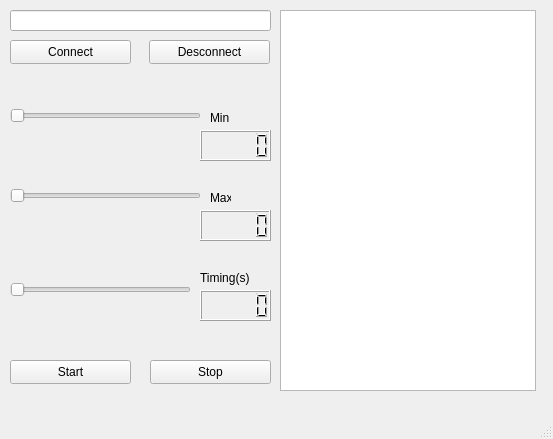
<?xml version="1.0" encoding="UTF-8"?>
<ui version="4.0">
 <class>MainWindow</class>
 <widget class="QMainWindow" name="MainWindow">
  <property name="geometry">
   <rect>
    <x>0</x>
    <y>0</y>
    <width>553</width>
    <height>439</height>
   </rect>
  </property>
  <property name="windowTitle">
   <string>MainWindow</string>
  </property>
  <widget class="QWidget" name="centralwidget">
   <widget class="QSlider" name="horizontalSliderEventoMin">
    <property name="geometry">
     <rect>
      <x>10</x>
      <y>100</y>
      <width>191</width>
      <height>31</height>
     </rect>
    </property>
    <property name="orientation">
     <enum>Qt::Horizontal</enum>
    </property>
   </widget>
   <widget class="QLCDNumber" name="lcdNumberEventoMin">
    <property name="geometry">
     <rect>
      <x>200</x>
      <y>130</y>
      <width>71</width>
      <height>31</height>
     </rect>
    </property>
   </widget>
   <widget class="QTextBrowser" name="textBrowser">
    <property name="geometry">
     <rect>
      <x>280</x>
      <y>10</y>
      <width>256</width>
      <height>381</height>
     </rect>
    </property>
   </widget>
   <widget class="QLCDNumber" name="lcdNumberEventoMax">
    <property name="geometry">
     <rect>
      <x>200</x>
      <y>210</y>
      <width>71</width>
      <height>31</height>
     </rect>
    </property>
   </widget>
   <widget class="QSlider" name="horizontalSliderEventoMax">
    <property name="geometry">
     <rect>
      <x>10</x>
      <y>180</y>
      <width>191</width>
      <height>31</height>
     </rect>
    </property>
    <property name="orientation">
     <enum>Qt::Horizontal</enum>
    </property>
   </widget>
   <widget class="QPushButton" name="pushButtonConnect">
    <property name="geometry">
     <rect>
      <x>10</x>
      <y>40</y>
      <width>121</width>
      <height>24</height>
     </rect>
    </property>
    <property name="text">
     <string>Connect</string>
    </property>
   </widget>
   <widget class="QPushButton" name="pushButtonDesconnect">
    <property name="geometry">
     <rect>
      <x>149</x>
      <y>40</y>
      <width>121</width>
      <height>24</height>
     </rect>
    </property>
    <property name="text">
     <string>Desconnect</string>
    </property>
   </widget>
   <widget class="QPushButton" name="pushButtonStart">
    <property name="geometry">
     <rect>
      <x>10</x>
      <y>360</y>
      <width>121</width>
      <height>24</height>
     </rect>
    </property>
    <property name="text">
     <string>Start</string>
    </property>
   </widget>
   <widget class="QPushButton" name="pushButtonStop">
    <property name="geometry">
     <rect>
      <x>150</x>
      <y>360</y>
      <width>121</width>
      <height>24</height>
     </rect>
    </property>
    <property name="text">
     <string>Stop</string>
    </property>
   </widget>
   <widget class="QSlider" name="horizontalSliderTiming">
    <property name="geometry">
     <rect>
      <x>10</x>
      <y>280</y>
      <width>181</width>
      <height>20</height>
     </rect>
    </property>
    <property name="maximum">
     <number>10</number>
    </property>
    <property name="orientation">
     <enum>Qt::Horizontal</enum>
    </property>
   </widget>
   <widget class="QLabel" name="labelMin">
    <property name="geometry">
     <rect>
      <x>210</x>
      <y>110</y>
      <width>21</width>
      <height>16</height>
     </rect>
    </property>
    <property name="text">
     <string>Min</string>
    </property>
   </widget>
   <widget class="QLabel" name="labelMax">
    <property name="geometry">
     <rect>
      <x>210</x>
      <y>190</y>
      <width>21</width>
      <height>16</height>
     </rect>
    </property>
    <property name="text">
     <string>Max</string>
    </property>
   </widget>
   <widget class="QLabel" name="labelTiming">
    <property name="geometry">
     <rect>
      <x>200</x>
      <y>270</y>
      <width>51</width>
      <height>16</height>
     </rect>
    </property>
    <property name="text">
     <string>Timing(s)</string>
    </property>
   </widget>
   <widget class="QLineEdit" name="lineEditIP">
    <property name="geometry">
     <rect>
      <x>10</x>
      <y>10</y>
      <width>261</width>
      <height>21</height>
     </rect>
    </property>
   </widget>
   <widget class="QLCDNumber" name="lcdNumberEventoTiming">
    <property name="geometry">
     <rect>
      <x>200</x>
      <y>290</y>
      <width>71</width>
      <height>31</height>
     </rect>
    </property>
   </widget>
  </widget>
  <widget class="QMenuBar" name="menubar">
   <property name="geometry">
    <rect>
     <x>0</x>
     <y>0</y>
     <width>553</width>
     <height>21</height>
    </rect>
   </property>
  </widget>
  <widget class="QStatusBar" name="statusbar"/>
 </widget>
 <resources/>
 <connections>
  <connection>
   <sender>horizontalSliderEventoMin</sender>
   <signal>valueChanged(int)</signal>
   <receiver>lcdNumberEventoMin</receiver>
   <slot>display(int)</slot>
   <hints>
    <hint type="sourcelabel">
     <x>200</x>
     <y>151</y>
    </hint>
    <hint type="destinationlabel">
     <x>270</x>
     <y>181</y>
    </hint>
   </hints>
  </connection>
  <connection>
   <sender>horizontalSliderEventoMax</sender>
   <signal>valueChanged(int)</signal>
   <receiver>lcdNumberEventoMax</receiver>
   <slot>display(int)</slot>
   <hints>
    <hint type="sourcelabel">
     <x>153</x>
     <y>213</y>
    </hint>
    <hint type="destinationlabel">
     <x>220</x>
     <y>249</y>
    </hint>
   </hints>
  </connection>
  <connection>
   <sender>horizontalSliderTiming</sender>
   <signal>valueChanged(int)</signal>
   <receiver>lcdNumberEventoTiming</receiver>
   <slot>display(int)</slot>
   <hints>
    <hint type="sourcelabel">
     <x>166</x>
     <y>305</y>
    </hint>
    <hint type="destinationlabel">
     <x>223</x>
     <y>334</y>
    </hint>
   </hints>
  </connection>
 </connections>
 <slots>
  <slot>copiaTexto()</slot>
 </slots>
</ui>
